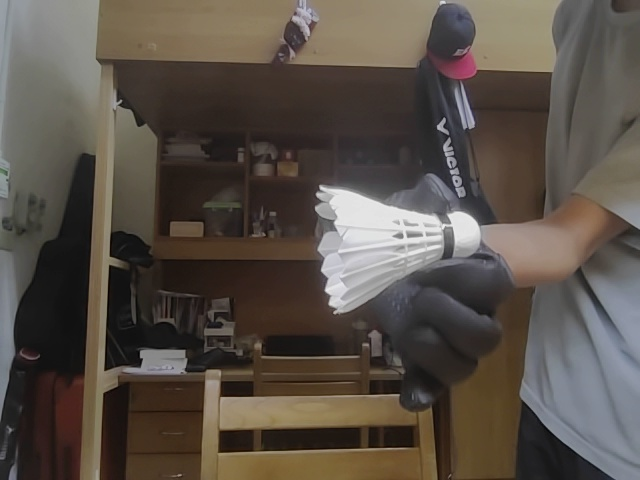
#> input picture opencv/test_image.jpg, 640 x 480 px, given in place of the camera
$ python search.py
#> lines starting #> are read from the running program, lines starting #| are printed output that depends on the picture; after the words box and inside, x2 and y2 are one past the last pixel; in counts of white or black regions, pixels touching at a corner belong together
import cv2
import numpy as np

cap = cv2.VideoCapture(0)
# cap.set(cv2.CAP_PROP_FRAME_WIDTH, 320)
# cap.set(cv2.CAP_PROP_FRAME_HEIGHT, 240)

lower_white = np.array([0, 0, 180])
upper_white = np.array([180, 40, 255])

try:
    while True:
        ret, frame = cap.read()
#> frame is the input picture: shape (480, 640, 3); mean B, G, R 72, 80.2, 88.6
        if not ret:
            break

        roi_frame = frame[0:1920, 0:1080]

        hsv = cv2.cvtColor(roi_frame, cv2.COLOR_BGR2HSV)
#> hsv: shape (480, 640, 3); mean H, S, V 35.1, 60.4, 90.2
        white_mask = cv2.inRange(hsv, lower_white, upper_white)
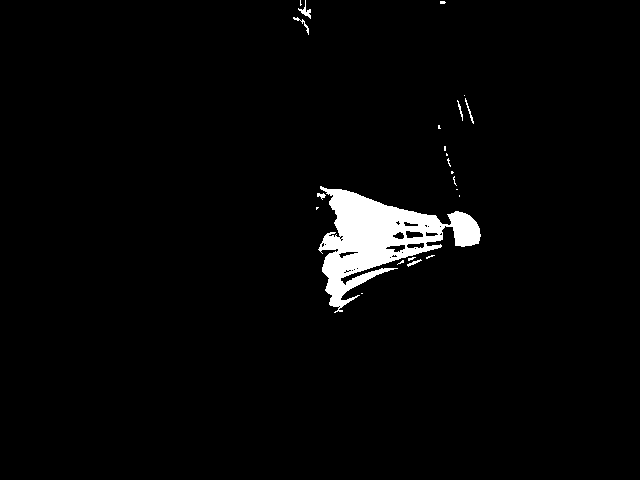
#> white_mask: shape (480, 640); 2.8% white; 23 white regions (16 under 20 px), largest, box (x1, y1, x2, y2) and area: (318, 186, 481, 313) 8083, (298, 0, 311, 19) 76, (293, 17, 309, 35) 52
        cv2.imshow('1. Raw Mask', white_mask)

        kernel = np.ones((3,3), np.uint8)
        white_mask = cv2.morphologyEx(white_mask, cv2.MORPH_OPEN, kernel)
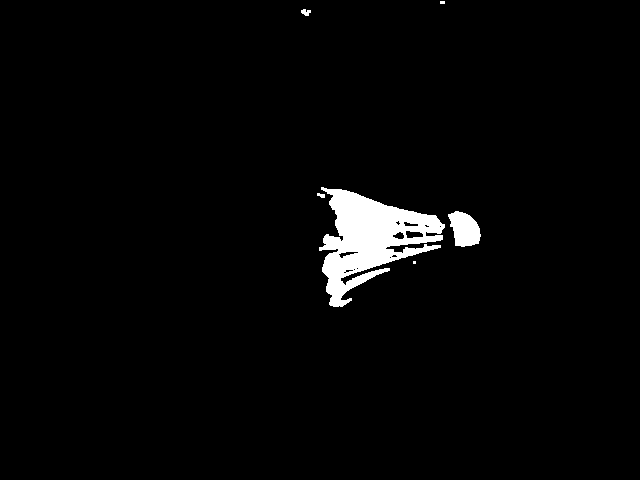
#> white_mask: shape (480, 640); 2.6% white; 6 white regions (2 under 20 px), largest, box (x1, y1, x2, y2) and area: (319, 187, 445, 307) 7102, (448, 211, 481, 247) 831, (301, 9, 311, 16) 47, (317, 193, 325, 198) 28
        kernel_close = np.ones((5,5), np.uint8)
        white_mask = cv2.morphologyEx(white_mask, cv2.MORPH_CLOSE, kernel_close)
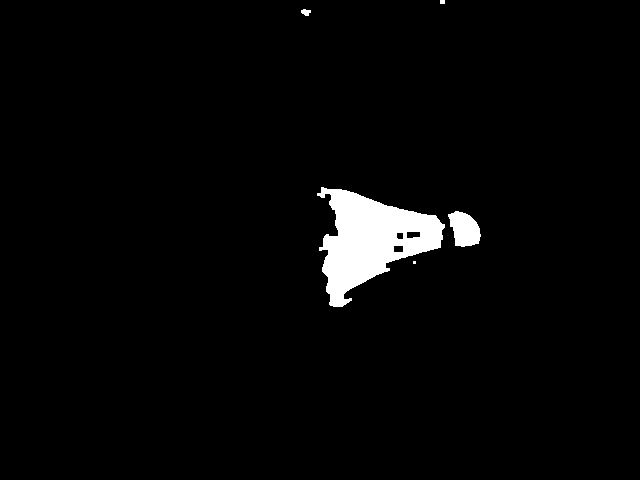
#> white_mask: shape (480, 640); 2.8% white; 5 white regions (1 under 20 px)

        contours, _ = cv2.findContours(white_mask, cv2.RETR_EXTERNAL, cv2.CHAIN_APPROX_SIMPLE)
#> contours = 5 contours, 2 with area under 20; largest, box (x1, y1, x2, y2) and area: (317, 187, 445, 307) 7697, (448, 211, 481, 247) 780, (301, 9, 311, 16) 36

        for cnt in contours:
            area = cv2.contourArea(cnt)
            print(area)
            if 2000 < area < 80000:

                rect = cv2.minAreaRect(cnt)
                (w, h) = rect[1]

                if w == 0 or h == 0:
                    continue

                short_side = min(w, h)
                long_side = max(w, h)

                ratio = short_side / long_side

                if ratio > 0.35:

                    box = cv2.boxPoints(rect)
                    box = np.intp(box)
                    cv2.drawContours(roi_frame, [box], 0, (255, 0, 0), 2)

                    center_x, center_y = int(rect[0][0]), int(rect[0][1])
                    cv2.putText(roi_frame, "Ball", (center_x-10, center_y-10),
                                cv2.FONT_HERSHEY_SIMPLEX, 0.5, (0, 0, 255), 1)
#> this loop made 5 passes
#> (area, rect, w, h, short_side, long_side, ratio, box) on pass 3: (7697, ((381.8, 244.7), (125.9, 119.7), -2.08), 125.9, 119.7, 119.7, 125.9, 0.951, [[321, 306], [316, 187], [442, 182], [446, 302]])
#> area on passes 2, 4: 780.5, 36
#| 4.0
#| 780.5
#| 7697.0
#| 36.0
#| 12.0
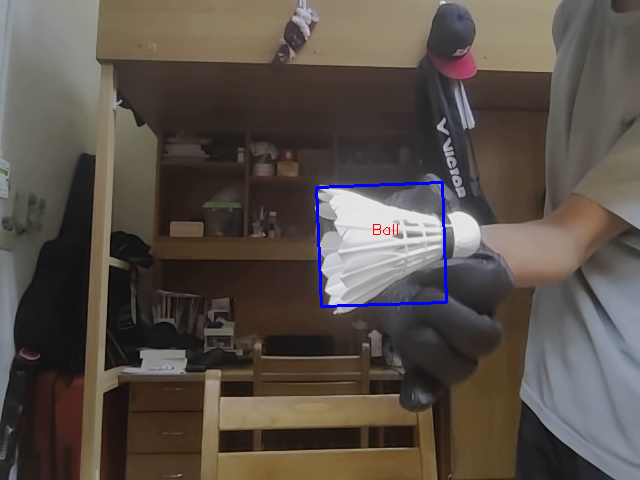
#> roi_frame: shape (480, 640, 3); 0.5% of pixels changed, all inside (x1, y1, x2, y2) = (315, 181, 448, 308)

        cv2.imshow('Pi 3B+ Robot View', roi_frame)
        # cv2.imshow('White Mask', white_mask)
        if cv2.waitKey(1) & 0xFF == ord('q'):
#> (key q is pressed here)
            print("手動結束程式")
            break
except KeyboardInterrupt:
    pass
finally:
    cap.release()
    cv2.destroyAllWindows()
